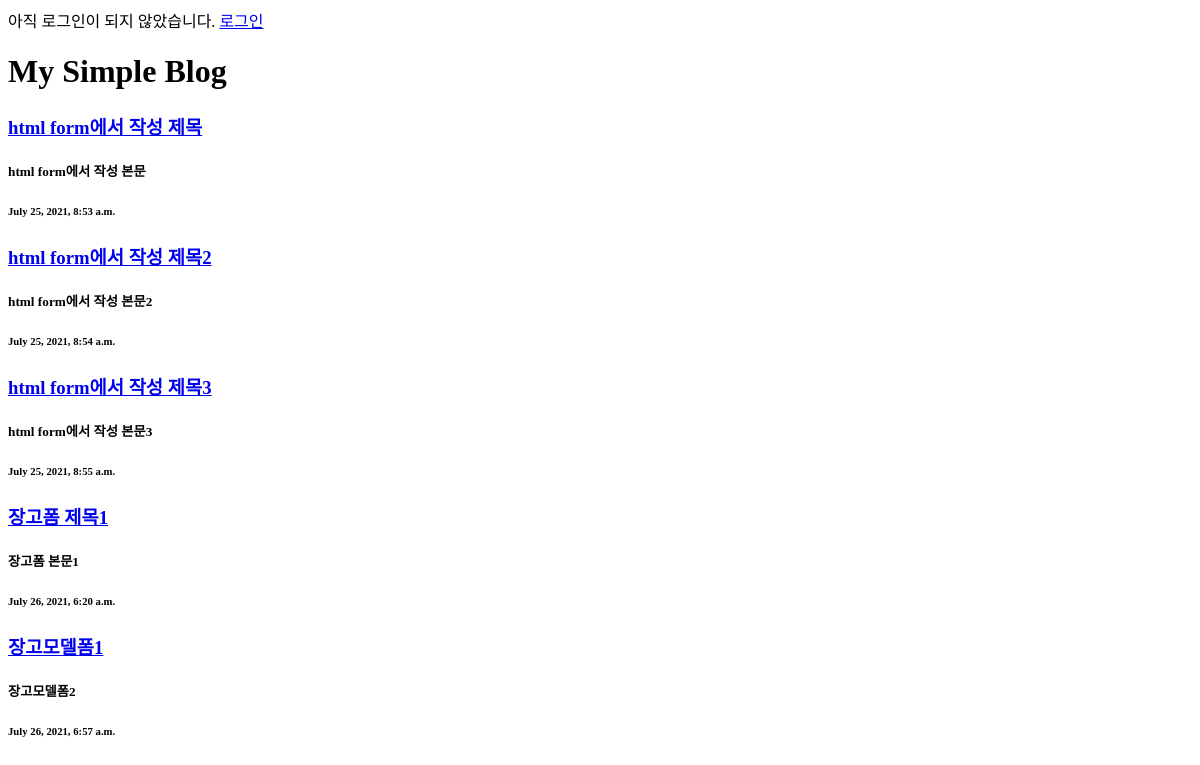
Before: / with the older database file.
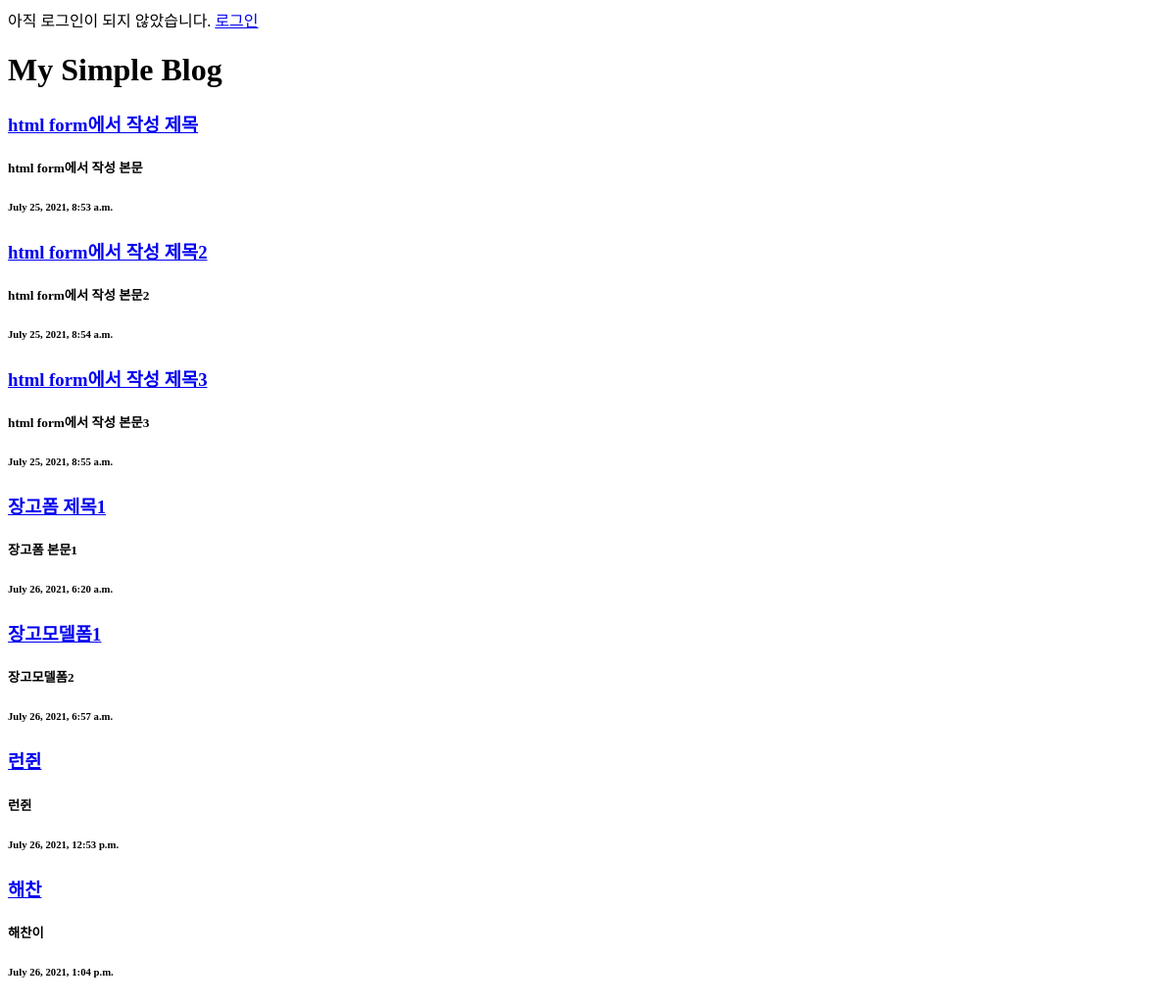
After: the same page with the newer database file.
### blogapp/models.py (models this page shows, shortened)
class Blog(models.Model):
    title = models.CharField(max_length=200)
    body = models.TextField()
    date = models.DateTimeField(auto_now_add=True)
    photo = models.ImageField(blank=True, null=True, upload_to="blog_photo")

### blogapp/views.py (the view)
# urls.py: path("", blogapp_views.home, name="home"),
def home(request):
    posts = Blog.objects.all()
    return render(request, "index.html", {"posts": posts})

### blogapp/templates/index.html (shortened to what this page needs)
{% if user.is_authenticated %}
안녕하세요, {{user.username}}님!
<a href="{% url 'logout' %}">로그아웃</a>
{% else %}
<a href="{% url 'login' %}">로그인</a>
{% endif %}
<h1>My Simple Blog</h1>
{% for post in posts %}
<a href=" {% url 'detail' post.id %}">
    <h3>{{post.title}}</h3>
</a>
<h5>{{post.body}}</h5>
<h6>{{post.date}}</h6>
{% endfor %}

Changed rows visible on the page:
added Blog: title "런쥔", body "런쥔", date "July 26, 2021, 12:53 p.m."
added Blog: title "해찬", body "해찬이", date "July 26, 2021, 1:04 p.m."
